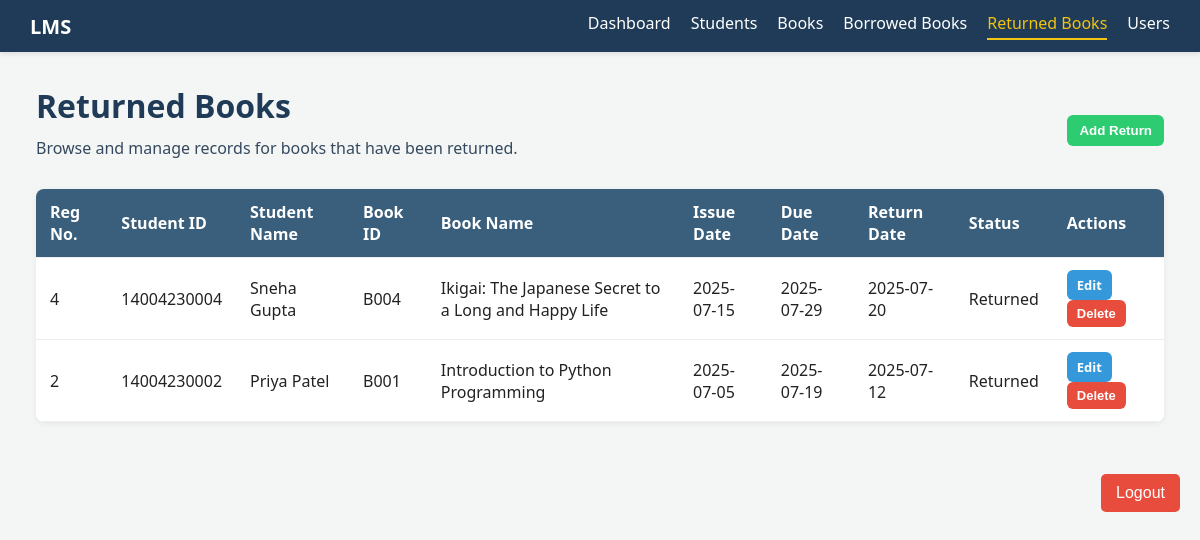
Page /returned.php (signed in) on the committed database.
### tables this page shows
CREATE TABLE IF NOT EXISTS Report (
    Reg_no INT AUTO_INCREMENT PRIMARY KEY,
    Student_Id VARCHAR(50),
    Book_Id VARCHAR(50),
    Issue_Date DATE NOT NULL,
    Return_Date DATE DEFAULT NULL,
    Due_Date DATE NOT NULL,
    Status ENUM('Not Returned', 'Returned') DEFAULT 'Not Returned',
    FOREIGN KEY (Student_Id) REFERENCES Student(Student_Id),
    FOREIGN KEY (Book_Id) REFERENCES Book(Book_Id)
);

CREATE TABLE IF NOT EXISTS Student (
    Student_Id VARCHAR(50) PRIMARY KEY,
    Name VARCHAR(100) NOT NULL,
    Year VARCHAR(10),
    Department VARCHAR(50),
    Email VARCHAR(100) NOT NULL,
    Phone_Number VARCHAR(15) NOT NULL,
    DOB DATE
);

CREATE TABLE IF NOT EXISTS Book (
    Book_Id VARCHAR(50) PRIMARY KEY,
    Name VARCHAR(200) NOT NULL,
    Category VARCHAR(50) NOT NULL,
    Publisher VARCHAR(100),
    ISBN VARCHAR(13),
    Author VARCHAR(100) NOT NULL,
    Price DECIMAL(10,2)
);

### returned.php (the view, shortened to what this page needs)
<?php
require_once 'database.php';
require_once 'templates/header.php';
$returned_books = [];
$sql = "SELECT r.Reg_no, r.Student_Id, r.Book_Id, r.Issue_Date, r.Due_Date, r.Return_Date, r.Status,
               s.Name AS Student_Name, b.Name AS Book_Name
        FROM Report r
        JOIN Student s ON r.Student_Id = s.Student_Id
        JOIN Book b ON r.Book_Id = b.Book_Id
        WHERE r.Status = 'Returned'
        ORDER BY r.Return_Date DESC";
$res = $conn->query($sql);
if ($res) {
    while ($r = $res->fetch_assoc()) {
        $returned_books[] = $r;
    }
}
?>
<div class="main">
    <div class="top-actions">
        <div>
            <h1>Returned Books</h1>
            <p class="welcome">Browse and manage records for books that have been returned.</p>
        </div>
        <div class="left-actions">
            <button class="btn add" id="addBtn">Add Return</button>
        </div>
    </div>
    <table id="returnedTable">
        <thead>
            <tr>
                <th>Reg No.</th>
                <th>Student ID</th>
                <th>Student Name</th>
                <th>Book ID</th>
                <th>Book Name</th>
                <th>Issue Date</th>
                <th>Due Date</th>
                <th>Return Date</th>
                <th>Status</th>
                <th>Actions</th>
            </tr>
        </thead>
        <tbody>
            <?php foreach ($returned_books as $b): ?>
                <tr data-id="<?= htmlspecialchars($b['Reg_no']) ?>">
                    <td class="c-reg-no"><?= htmlspecialchars($b['Reg_no']) ?></td>
                    <td class="c-student-id"><?= htmlspecialchars($b['Student_Id']) ?></td>
                    <td class="c-student-name"><?= htmlspecialchars($b['Student_Name']) ?></td>
                    <td class="c-book-id"><?= htmlspecialchars($b['Book_Id']) ?></td>
                    <td class="c-book-name"><?= htmlspecialchars($b['Book_Name']) ?></td>
                    <td class="c-issue-date"><?= htmlspecialchars($b['Issue_Date']) ?></td>
                    <td class="c-due-date"><?= htmlspecialchars($b['Due_Date']) ?></td>
                    <td class="c-return-date"><?= htmlspecialchars($b['Return_Date']) ?></td>
                    <td class="c-status"><?= htmlspecialchars($b['Status']) ?></td>
                    <td class="actions">
                        <a href="#" class="edit btn small" onclick="startEdit(this);return false;">Edit</a>
                        <form method="POST" style="display:inline;" onsubmit="return confirm('Delete this record?');">
                            <button type="submit" class="btn delete small">Delete</button>
                        </form>
                    </td>
                </tr>
            <?php endforeach; ?>
        </tbody>
    </table>
</div>
<?php
require_once 'templates/footer.php';
?>

### assets/style.css (style rules this page uses)
:root { --navy: #1f3b57; --muted: #34495e; --table-head: #3a5f7d; --accent: #f1c40f; }
body { margin: 0; font-family: Segoe UI, Roboto, Arial, sans-serif; background: #f4f6f5; color: #222; }
.main { padding: 32px 36px; }
h1 { margin: 0 0 10px 0; color: var(--navy); }
p.welcome { color: var(--muted); margin-top: 4px; margin-bottom: 18px; }
.top-actions { display: flex; justify-content: space-between; align-items: center; margin-bottom: 12px; }
.left-actions { display: flex; gap: 10px; }
button.btn, .btn { padding: 8px 12px; border-radius: 6px; border: 0; cursor: pointer; font-weight: 600; transition: background-color 0.3s; }
.btn.add { background: #2ecc71; color: #fff; }
.btn.delete { background: #e74c3c; color: #fff; }
.btn.small { padding: 6px 10px; font-size: 13px; }
table { width: 100%; border-collapse: collapse; background: #fff; box-shadow: 0 2px 6px rgba(0, 0, 0, 0.06); border-radius: 8px; overflow: hidden; }
th, td { padding: 12px 14px; border-bottom: 1px solid #eee; text-align: left; }
th { background: var(--table-head); color: #fff; font-weight: 600; }
.actions a { display: inline-block; margin-right: 8px; padding: 6px 10px; border-radius: 6px; color: #fff; text-decoration: none; font-size: 13px; }
.actions .edit { background: #3498db; }
.actions .delete { background: #e74c3c; }

### rows in the picture
report: Reg_no "4", Student_Id "14004230004", Student_Id.Name "Sneha Gupta", Book_Id "B004", Book_Id.Name "Ikigai: The Japanese Secret to a Long and Happy Life", Issue_Date "2025-07-15", Due_Date "2025-07-29", Return_Date "2025-07-20", Status "Returned"
report: Reg_no "2", Student_Id "14004230002", Student_Id.Name "Priya Patel", Book_Id "B001", Book_Id.Name "Introduction to Python Programming", Issue_Date "2025-07-05", Due_Date "2025-07-19", Return_Date "2025-07-12", Status "Returned"
